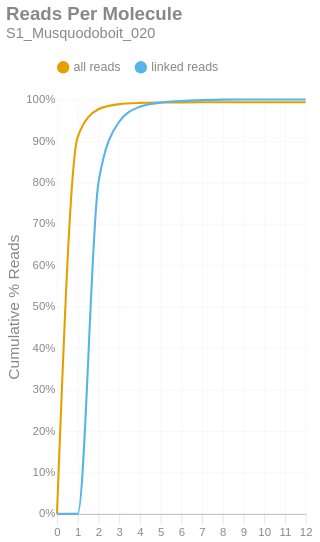

Notebook source saved alongside this figure:
### Markdown cell above
### Reads per Molecule
This chart shows the cumulative distribution of the number of reads per linked molecule. That is, how many alignments are associated with a unique molecule. This excludes the number of reads associated with invalid or absent linked-read barcodes. The `linked` histogram is the percentages recalculated when disregarding singletons.

### Code cell
if SKIPLR:
    print_html(f"Skipped")
else:
    counts = np.bincount(valids['reads'].cast(pl.Int64).to_numpy())
    weighted = counts * np.arange(len(counts))
    all_perc = weighted / n_reads
    linked_perc = weighted / n_linked_reads
    linked_perc[1] = 0
    binned_df = pl.DataFrame({
        'readsper': list(range(len(counts))),
        'all reads (cumsum)': np.cumsum(all_perc).tolist(),
        'linked reads (cumsum)': np.cumsum(linked_perc).tolist(),
    })

    with SafeRender(binned_df):
        (
            density_plot(binned_df, 'Reads Per Molecule', samplename, 'readspmol')
            .encode(
                x=alt.X('readsper:O', title=None).axis(labelAngle=0).scale(padding=0),
                y=alt.Y('value:Q', title='Cumulative % Reads').axis(format='%').stack(False),
                color=alt.Color("key:N").scale(domain=["all reads", "linked reads"]),
                tooltip=[
                    alt.Tooltip("key:N", title="Data Type"),
                    alt.Tooltip("readsper:O", title="Reads Per Molecule"),
                    alt.Tooltip("value:Q", format=".2%", title="% Reads (Cum.)")
                ]            
            )
        ).display()

### Figure 1 — Vega-Lite specification as saved in the notebook (floating-point values rounded to 4 significant figures)
{"width": "container", "height": 400, "config": {"title": {"anchor": "start", "dy": -15, "fontSize": 18, "color": "#888888", "subtitleColor": "#888888", "subtitleFontSize": 14}, "arc": {"fill": "#0072B2"}, "axis": {"domainColor": "#888888", "domainWidth": 0.5, "gridWidth": 0.2, "grid": false, "titleFontWeight": 400, "titleFontSize": 15, "labelFontSize": 11, "labelColor": "#888888", "tickColor": "#888888", "tickWidth": 0.2, "titleColor": "#888888"}, "axisBand": {"grid": false}, "axisX": {"grid": true, "tickSize": 10, "domainCap": "round"}, "axisY": {"domain": false, "grid": true, "tickSize": 0, "domainCap": "round"}, "background": "transparent", "header": {"labelFontSize": 15, "labelColor": "#888888", "titleFontSize": 15, "titleFontWeight": 600, "titleColor": "#888888"}, "legend": {"labelFont": "sans-serif", "labelFontSize": 12, "labelColor": "#888888", "symbolSize": 100, "symbolType": "circle", "titleFontSize": 12, "titlePadding": 10, "titleColor": "#888888", "title": null, "orient": "top"}, "range": {"category": ["#E69F00", "#56B4E9", "#009E73", "#F0E442", "#0072B2", "#D55E00", "#CC79A7", "#000000"], "diverging": ["#cfe8f3", "#a2d4ec", "#73bfe2", "#46abdb", "#1696d2", "#12719e"]}, "area": {"fill": "#0072B2", "fillOpacity": 0.7, "line": true, "strokeOpacity": 0.7}, "line": {"color": "#0072B2", "stroke": "#0072B2", "strokeWidth": 2}, "trail": {"color": "#0072B2", "stroke": "#0072B2", "strokeWidth": 0, "size": 1}, "point": {"filled": true, "fillOpacity": 1.0, "size": 95}, "text": {"color": "#888888", "fontSize": 11, "align": "right", "fontWeight": 400, "size": 11}, "bar": {"fill": "#0072B2", "stroke": null}, "view": {"stroke": null, "continuousWidth": 660, "continuousHeight": 400}}, "data": {"name": "data-25f3c52b349d084c37f0bfaa4b2d307b"}, "mark": {"type": "line", "interpolate": "monotone", "point": {"opacity": 0, "size": 275}}, "encoding": {"color": {"field": "key", "scale": {"domain": ["all reads", "linked reads"]}, "type": "nominal"}, "tooltip": [{"field": "key", "title": "Data Type", "type": "nominal"}, {"field": "readsper", "title": "Reads Per Molecule", "type": "ordinal"}, {"field": "value", "format": ".2%", "title": "% Reads (Cum.)", "type": "quantitative"}], "x": {"axis": {"labelAngle": 0}, "field": "readsper", "scale": {"padding": 0}, "title": null, "type": "ordinal"}, "y": {"axis": {"format": "%"}, "field": "value", "stack": false, "title": "Cumulative % Reads", "type": "quantitative"}}, "params": [{"name": "param_c36ac31b6afebe62", "select": {"type": "point", "fields": ["key"]}, "bind": "legend"}], "title": {"text": "Reads Per Molecule", "subtitle": "S1_Musquodoboit_020"}, "transform": [{"fold": ["all reads (cumsum)", "linked reads (cumsum)"]}, {"calculate": "replace(datum.key, ' (cumsum)', '')", "as": "key"}, {"filter": {"param": "param_c36ac31b6afebe62"}}], "usermeta": {"embedOptions": {"downloadFileName": "S1_Musquodoboit_020.readspmol"}}, "$schema": "https://vega.github.io/schema/vega-lite/v6.1.0.json", "datasets": {"data-25f3c52b349d084c37f0bfaa4b2d307b": [{"readsper": 0, "all reads (cumsum)": 0.0, "linked reads (cumsum)": 0.0}, {"readsper": 1, "all reads (cumsum)": 0.9097, "linked reads (cumsum)": 0.0}, {"readsper": 2, "all reads (cumsum)": 0.9764, "linked reads (cumsum)": 0.7988}, {"readsper": 3, "all reads (cumsum)": 0.9888, "linked reads (cumsum)": 0.9462}, {"readsper": 4, "all reads (cumsum)": 0.9918, "linked reads (cumsum)": 0.9823}, {"readsper": 5, "all reads (cumsum)": 0.9926, "linked reads (cumsum)": 0.9924}, {"readsper": 6, "all reads (cumsum)": 0.9929, "linked reads (cumsum)": 0.9962}, {"readsper": 7, "all reads (cumsum)": 0.9931, "linked reads (cumsum)": 0.9983}, {"readsper": 8, "all reads (cumsum)": 0.9932, "linked reads (cumsum)": 0.9996}, {"readsper": 9, "all reads (cumsum)": 0.9932, "linked reads (cumsum)": 0.9999}, {"readsper": 10, "all reads (cumsum)": 0.9932, "linked reads (cumsum)": 0.9999}, {"readsper": 11, "all reads (cumsum)": 0.9932, "linked reads (cumsum)": 0.9999}, {"readsper": 12, "all reads (cumsum)": 0.9933, "linked reads (cumsum)": 1.0}]}}
